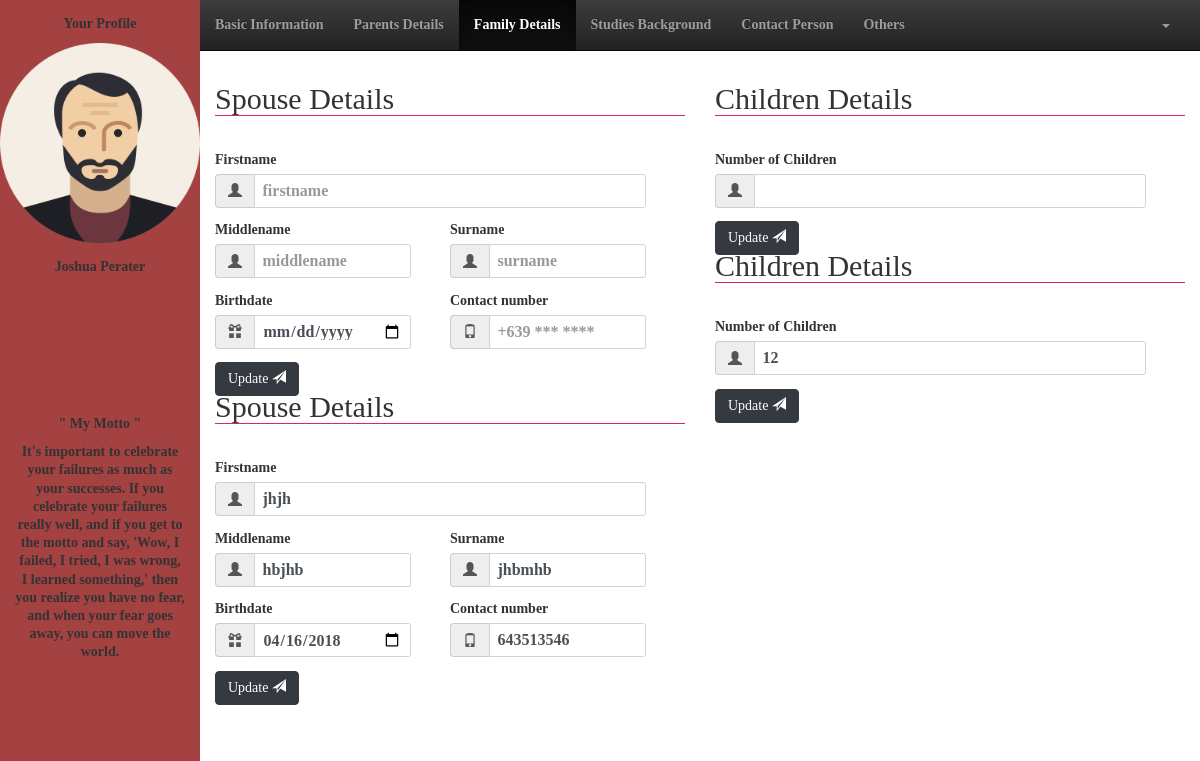
The page /user/familydetails.php?id=3 (signed in) on the database its author committed.
### tables this page shows
CREATE TABLE `staff` (
  `staff_id` bigint(20) NOT NULL,
  `fname` varchar(50) NOT NULL,
  `mname` varchar(50) DEFAULT NULL,
  `lname` varchar(50) NOT NULL,
  `birthdate` date NOT NULL,
  `cellnum` varchar(50) NOT NULL,
  `telnum` varchar(50) DEFAULT NULL,
  `email` varchar(50) NOT NULL,
  `status` varchar(50) NOT NULL,
  `gender` varchar(50) NOT NULL,
  `type` varchar(50) NOT NULL,
  `department` varchar(50) NOT NULL,
  `password` varchar(50) NOT NULL
);

CREATE TABLE `family_details` (
  `staff_id` bigint(20) DEFAULT NULL,
  `fathers_fname` varchar(50) DEFAULT NULL,
  `fathers_mname` varchar(50) NOT NULL,
  `fathers_lname` varchar(50) NOT NULL,
  `mothers_fname` varchar(50) DEFAULT NULL,
  `mothers_mname` varchar(50) NOT NULL,
  `mothers_lname` varchar(50) NOT NULL,
  `fathers_birthdate` date DEFAULT NULL,
  `mothers_birthdate` date DEFAULT NULL,
  `fathers_occupation` varchar(50) NOT NULL,
  `mothers_occupation` varchar(50) NOT NULL,
  `fathers_contnum` varchar(50) NOT NULL,
  `mothers_contnum` varchar(50) NOT NULL,
  `status` varchar(50) NOT NULL,
  `siblings` int(11) DEFAULT NULL,
  `spouse_fname` varchar(50) DEFAULT NULL,
  `spouse_mname` varchar(50) NOT NULL,
  `spouse_lname` varchar(50) NOT NULL,
  `spouse_birthdate` date NOT NULL,
  `spouse_contnum` varchar(50) NOT NULL,
  `spouse_occupation` varchar(50) NOT NULL,
  `numOfChildren` int(11) DEFAULT NULL
);

### user/familyDetails.php (the view, shortened to what this page needs)
<!DOCTYPE html>
	<html lang="en">
	<head>
		<link rel="stylesheet" href="css/bootstrap.css">
		<link rel="stylesheet" href="css/stylesheet.css">
		<link rel="stylesheet" href="css/bootstrap-theme.css">
	</head>
	<body>
		<div class="col-2">
			<div class="row-12 sidebar">
				<div class="row-6">
					<?php
						$space = " ";
						$id = $_GET['id'];
						include_once("action/session.php");
						$query = "SELECT * FROM staff WHERE staff_id = '$id'";
						$result = mysqli_query($connect,$query);
						if(mysqli_num_rows($result) > 0){
							while($row = mysqli_fetch_assoc($result)):
					?>
					<form action="">
						<div class="row-2 container text-center">
							<p>Your Profile</p>
						</div>
						<div class="row-7 text-center">
							<img src="img/avatar.png" alt="" style="width: 200px; height: 200px;">
						</div>
						<div class="row-3 container text-center">
							<p><?php echo $row['fname'].$space.$row['lname'] ?></p>
						</div>
					</form>
					<?php endwhile;} ?>
				</div>
				<div class="row-5 container text-center">
					<p>" My Motto "</p>
					<p>It's important to celebrate your failures as much as your successes. If you celebrate your failures really well, and if you get to the motto and say, 'Wow, I failed, I tried, I was wrong, I learned something,' then you realize you have no fear, and when your fear goes away, you can move the world.</p>
				</div>
			</div>
		</div>
		<div class="col-10">
			<div class="row-1">
				<nav class="navbar navbar-inverse navbar-static-top">
					<div class="collapse navbar-collapse navHeaderCollapse">
						<ul class="nav navbar-nav navbar-left">
							<li><a href="basicinfo.php<?php echo '?id='.$id.''?>">Basic Information</a></li>
							<li><a href="parentsdetails.php<?php echo '?id='.$id.''?>">Parents Details</a></li>
							<li class="active"><a href="familyDetails.php<?php echo '?id='.$id.''?>">Family Details</a></li>
							<li><a href="studiesbg.php<?php echo '?id='.$id.''?>">Studies Background</a></li>
							<li><a href="contactperson.php<?php echo '?id='.$id.''?>">Contact Person</a></li>
							<li><a href="others.php<?php echo '?id='.$id.''?>">Others</a></li>
						</ul>
						<ul class="nav navbar-nav navbar-right" style="margin-right: 15px;">
							<li>
								<a href="" class="dropdown-toggle" data-toggle="dropdown"><b class="caret"></b></a>
							</li>
						</ul>
					</div>
				</nav>
			</div>
			<div class="row-10">
				<div class="col-6">
					<form class="row-12" action="action/update_familydetails.php<?php echo '?id='.$_GET['id'].''?>" method="post">
						<div class="row-6">
						<?php
							$id = $_GET['id'];
							include_once("action/session.php");
							$query = "SELECT * FROM family_details WHERE staff_id = '$id'";
							$result = mysqli_query($connect,$query);
							if(mysqli_num_rows($result) > 0){
								while($row = mysqli_fetch_assoc($result)):
						?>
						<div class="container form-group">
							<legend><h2>Spouse Details</h2></legend>
						</div>
						<div class="container row-2 form-group" style="margin-bottom: 15px;">
							<div class=" col-11">
								<label for="">Firstname</label>
								<div class="input-group">
									<span class="input-group-addon"><i class="glyphicon glyphicon-user"></i></span>
									<input class="form-control" type="text" required placeholder="firstname" name="fname" value="<?php echo $row['spouse_fname'] ?>">
								</div>
							</div>
						</div>
						<div class="container row-2 form-group" style="margin-bottom: 15px;">
							<div class=" col-5">
								<label for="">Middlename</label>
								<div class="input-group">
									<span class="input-group-addon"><i class="glyphicon glyphicon-user"></i></span>
									<input class="form-control" type="text" required placeholder="middlename" name="mname" value="<?php echo $row['spouse_mname'] ?>">
								</div>
							</div>
							<div class="col-1"></div>
							<div class="col-5">
								<label for="">Surname</label>
								<div class="input-group">
									<span class="input-group-addon"><i class="glyphicon glyphicon-user"></i></span>
									<input class="form-control" type="text" required placeholder="surname" name="sname" value="<?php echo $row['spouse_lname'] ?>">
								</div>
							</div>
						</div>
						<div class="container row-2 form-group" style="margin-bottom: 15px;">
							<div class="col-5">
								<label for="">Birthdate</label>
								<div class="input-group">
									<span class="input-group-addon"><i class="glyphicon glyphicon-gift"></i></span>
									<input class="form-control" type="date" required name="dob" value="<?php echo $row['spouse_birthdate'] ?>">
								</div>
							</div>
							<div class="col-1"></div>
							<div class="col-5">
								<label for="">Contact number</label>
								<div class="input-group">
									<span class="input-group-addon"><i class="glyphicon glyphicon-phone"></i></span>
									<input class="form-control" type="text" required placeholder="+639 *** ****" name="contnum" value="<?php echo $row['spouse_contnum'] ?>">
								</div>
							</div>
						</div>
						<div class="container row-1 form-group" style="margin-bottom: 15px;">
							<button class="btn btn-dark" type="submit" data-toggle="modal" name="spouse_update" data-target="#update">Update  <span class="glyphicon glyphicon-send"></span></button>
						</div>
						<?php endwhile;} ?>
						</div>
					</form>
				</div>
				<div class="col-6">
					<form class="row-12" action="action/update_familydetails.php<?php echo '?id='.$_GET['id'].''?>" method="post">
						<div class="row-6">
							<?php
								$id = $_GET['id'];
								include_once("action/session.php");
								$query = "SELECT * FROM family_details WHERE staff_id = '$id'";
								$result = mysqli_query($connect,$query);
								if(mysqli_num_rows($result) > 0){
									while($row = mysqli_fetch_assoc($result)):
							?>
							<div class="container form-group">
								<legend><h2>Children Details</h2></legend>
							</div>
							<div class="container row-2 form-group" style="margin-bottom: 15px;">
								<div class=" col-11">
									<label for="">Number of Children</label>
									<div class="input-group">
										<span class="input-group-addon"><i class="glyphicon glyphicon-user"></i></span>
										<input class="form-control" type="text" required placeholder="" name="count" value="<?php echo $row['numOfChildren'] ?>">
									</div>
								</div>
							</div>
							<div class="container row-1 form-group" style="margin-bottom: 15px;">
								<button class="btn btn-dark" type="submit" data-toggle="modal" name="child_update" data-target="#update">Update  <span class="glyphicon glyphicon-send"></span></button>
							</div>
							<?php endwhile;} ?>
						</div>
					</form>
				</div>
			</div>
		</div>
	</body>
</html>

### user/css/stylesheet.css (style rules this page uses)
.col-1 { width: 8.3333%;height: 100%; }
.col-2 { width: 16.6666%;height: 100%; }
.col-5 { width: 41.6666%;height: 100%; }
.col-6 { width: 50%;height: 100%; }
.col-10 { width: 83.3333%;height: 100%; }
.col-11 { width: 91.6666%;height: 100%; }
.row-1 { height: 8.3333%;width: 100%; }
.row-2 { height: 16.6666%;width: 100%; }
.row-3 { height: 25%;width: 100%; }
.row-5 { height: 41.6666%;width: 100%; }
.row-6 { height: 50%;width: 100%; }
.row-7 { height: 58.3333%;width: 100%; }
.row-10 { height: 83.3333%;width: 100%; }
.row-12 { height: 100%;width: 100%; }
.row-1, .row-2, .row-3, .row-4, .row-5, .row-6, .row-7, .row-8, .row-9, .row-10, .row-11, .row-12 { position: relative; float: left; }
.col-1, .col-2, .col-3, .col-4, .col-5, .col-6, .col-7, .col-8, .col-9, .col-10, .col-11, .col-12 { position: relative; float: left; }
html,body { height: 100% !important; width: 100% !important; font-family: masaya; font-weight: bold; }
* { padding: 0; margin: 0; text-decoration: none; list-style: none; line-height: 1.3; }
h1,h2,h3,h4,h5,h6 { padding: 0 !important; margin: 0 !important; }
a { color: inherit; text-decoration: none; list-style-type: none; }
label { display: inline-block; margin-bottom: .5rem; }
.text-center { text-align: center; }
.btn-dark { color: #fff; background-color: #343a40; border-color: #343a40; }
.sidebar { background-color: #a44141; }

### rows shown on the page
staff: fname "Joshua", lname "Perater"
family_details: fname "jhjh", mname "hbjhb", sname "jhbmhb", dob "04/16/2018", contnum "643513546", count "12"
